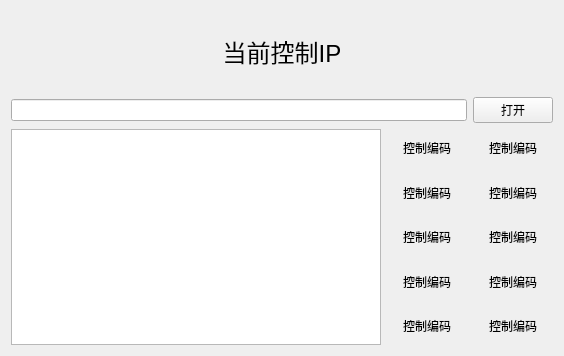
<?xml version="1.0" encoding="UTF-8"?>
<ui version="4.0">
 <class>KNDWidget</class>
 <widget class="QWidget" name="KNDWidget">
  <property name="geometry">
   <rect>
    <x>0</x>
    <y>0</y>
    <width>564</width>
    <height>356</height>
   </rect>
  </property>
  <property name="windowTitle">
   <string>KNDWidget</string>
  </property>
  <layout class="QVBoxLayout" name="verticalLayout">
   <item>
    <widget class="QLabel" name="label_tcpConnectState">
     <property name="minimumSize">
      <size>
       <width>0</width>
       <height>80</height>
      </size>
     </property>
     <property name="maximumSize">
      <size>
       <width>16777215</width>
       <height>80</height>
      </size>
     </property>
     <property name="font">
      <font>
       <pointsize>18</pointsize>
      </font>
     </property>
     <property name="text">
      <string>当前控制IP</string>
     </property>
     <property name="alignment">
      <set>Qt::AlignCenter</set>
     </property>
    </widget>
   </item>
   <item>
    <layout class="QHBoxLayout" name="horizontalLayout">
     <item>
      <widget class="QLineEdit" name="lineEdit_DOn_channal">
       <property name="alignment">
        <set>Qt::AlignCenter</set>
       </property>
      </widget>
     </item>
     <item>
      <widget class="QPushButton" name="btn_open">
       <property name="text">
        <string>打开</string>
       </property>
      </widget>
     </item>
    </layout>
   </item>
   <item>
    <layout class="QHBoxLayout" name="horizontalLayout_2">
     <item>
      <widget class="QTextBrowser" name="textBrowser"/>
     </item>
     <item>
      <layout class="QGridLayout" name="gridLayout">
       <item row="0" column="0">
        <widget class="QLabel" name="label_1">
         <property name="minimumSize">
          <size>
           <width>80</width>
           <height>0</height>
          </size>
         </property>
         <property name="text">
          <string>控制编码</string>
         </property>
         <property name="alignment">
          <set>Qt::AlignCenter</set>
         </property>
        </widget>
       </item>
       <item row="0" column="1">
        <widget class="QLabel" name="label_2">
         <property name="minimumSize">
          <size>
           <width>80</width>
           <height>0</height>
          </size>
         </property>
         <property name="text">
          <string>控制编码</string>
         </property>
         <property name="alignment">
          <set>Qt::AlignCenter</set>
         </property>
        </widget>
       </item>
       <item row="1" column="0">
        <widget class="QLabel" name="label_3">
         <property name="text">
          <string>控制编码</string>
         </property>
         <property name="alignment">
          <set>Qt::AlignCenter</set>
         </property>
        </widget>
       </item>
       <item row="1" column="1">
        <widget class="QLabel" name="label_4">
         <property name="text">
          <string>控制编码</string>
         </property>
         <property name="alignment">
          <set>Qt::AlignCenter</set>
         </property>
        </widget>
       </item>
       <item row="2" column="0">
        <widget class="QLabel" name="label_5">
         <property name="text">
          <string>控制编码</string>
         </property>
         <property name="alignment">
          <set>Qt::AlignCenter</set>
         </property>
        </widget>
       </item>
       <item row="2" column="1">
        <widget class="QLabel" name="label_6">
         <property name="text">
          <string>控制编码</string>
         </property>
         <property name="alignment">
          <set>Qt::AlignCenter</set>
         </property>
        </widget>
       </item>
       <item row="3" column="0">
        <widget class="QLabel" name="label_7">
         <property name="text">
          <string>控制编码</string>
         </property>
         <property name="alignment">
          <set>Qt::AlignCenter</set>
         </property>
        </widget>
       </item>
       <item row="3" column="1">
        <widget class="QLabel" name="label_8">
         <property name="text">
          <string>控制编码</string>
         </property>
         <property name="alignment">
          <set>Qt::AlignCenter</set>
         </property>
        </widget>
       </item>
       <item row="4" column="0">
        <widget class="QLabel" name="label_9">
         <property name="text">
          <string>控制编码</string>
         </property>
         <property name="alignment">
          <set>Qt::AlignCenter</set>
         </property>
        </widget>
       </item>
       <item row="4" column="1">
        <widget class="QLabel" name="label_10">
         <property name="text">
          <string>控制编码</string>
         </property>
         <property name="alignment">
          <set>Qt::AlignCenter</set>
         </property>
        </widget>
       </item>
      </layout>
     </item>
    </layout>
   </item>
  </layout>
 </widget>
 <resources/>
 <connections/>
</ui>
